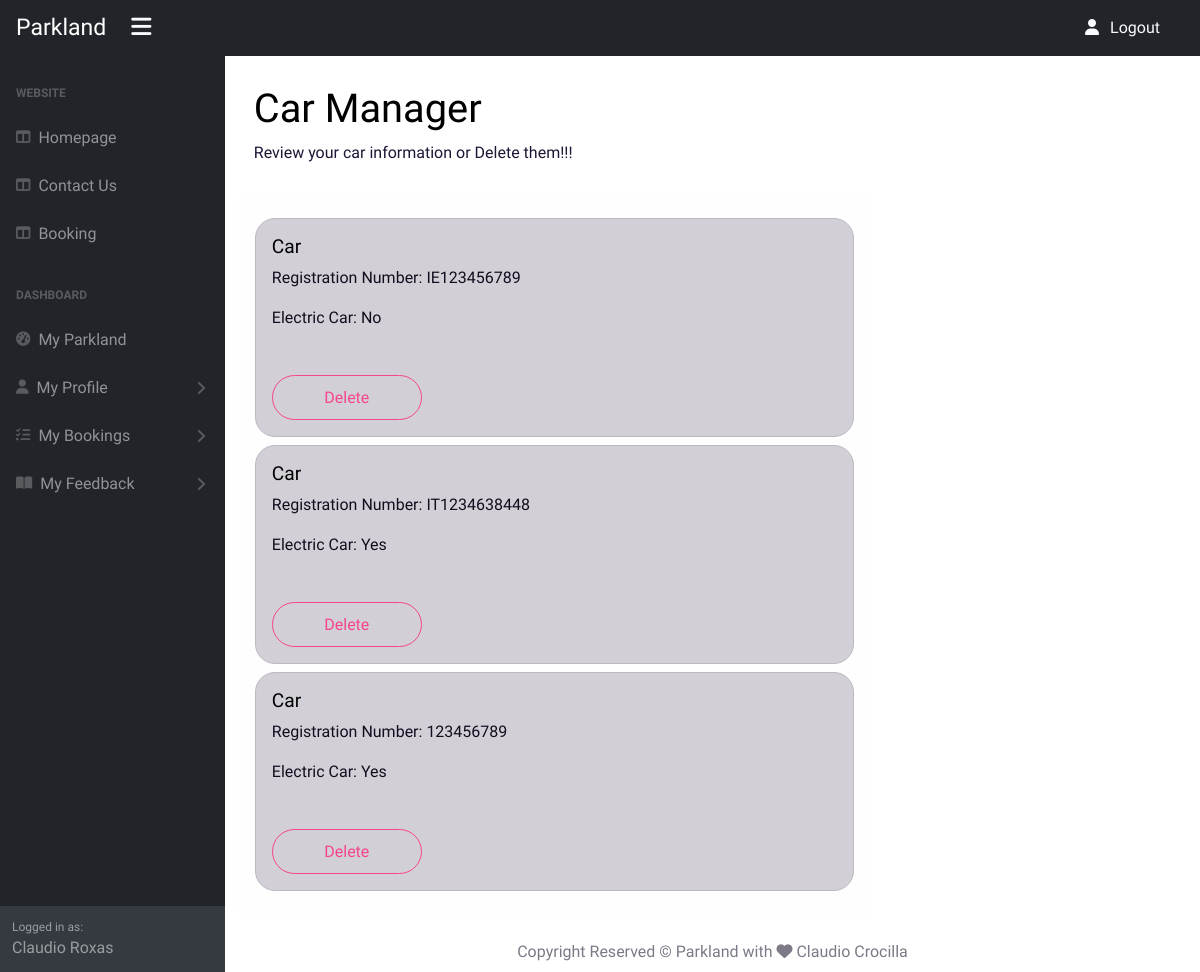
The page /dashboard/profile/car/list (signed in) on the database its author committed.
### car_park/models.py (models this page shows, shortened)
class Car(models.Model):
    user = models.ForeignKey(
        User,
        on_delete=models.CASCADE,
        related_name="cars"
        )
    is_electric = models.BooleanField(default=False)
    registration_number = models.CharField(max_length=12)

### dashboard/views.py (the view, shortened to what this page needs)
class ProfileCarListView(ListView):
    model = Car
    template_name = 'dashboard/profile-car-list.html'
    fields = '__all__'

### dashboard/templates/dashboard/profile-car-list.html (shortened to what this page needs)
{% extends 'dashboard/base.html' %}
{% load static %}
{% block content %}
{% if user.is_authenticated %}
<div class="text-dark">
    <h1 class="mt-4">Car Manager</h1>
    <ol class="breadcrumb mb-4">
        <li class="active">Review your car information or Delete them!!!</li>
    </ol>
    <div class="row d-flex">
        <div class="col-12 col-md-10 col-xl-8 col-xxl-6 alert alert-light">
            {% for car in car_list %}
            {% if car.user.id == user.id %}
            <div class="p-3 mb-2 mt-2 alert alert-dark rounded-3">
                <h5>Car</h5>
                <p>Registration Number: {{ car.registration_number }} </p>
                <p> Electric Car:
                    {% if car.is_electric %}
                    Yes
                    {% else %}
                    No
                    {% endif %}
                </p>
                <a class="btn btn-lg btn-minwidth btn-outline-danger rounded-pill mt-4"
                    href="{% url 'profile-car-delete' car.pk %}" aria-label="Delete">Delete</a>
            </div>
            {% endif %}
            {% endfor %}
        </div>
    </div>
</div>
{% endif %}
{% endblock %}

### dashboard/templates/dashboard/base.html (shortened to what this page needs)
{% load static %}
<!DOCTYPE html>
<html lang="en">
<head>
    {% block corecss %}
    <link href="https://cdn.jsdelivr.net/npm/bootstrap@5.1.3/dist/css/bootstrap.min.css" rel="stylesheet"
>
    <link href="{% static 'css/theme.css' %}" rel="stylesheet" type="text/css">
    <link href="{% static 'css/rating-stars.css' %}" rel="stylesheet" type="text/css">
    <link href="{% static 'css/custom-style.css' %}" rel="stylesheet" type="text/css">
    {% endblock %}
</head>
<body>
    <nav class="sb-topnav navbar navbar-expand sb-sidenav-dark ">
        <a class="fs-2 ps-3 text-decoration-none text-white" href="{% url 'homepage' %}"
            aria-label="Go to Homepage">Parkland</a>
        <button class="fs-2 btn btn-link btn-sm order-0 order-lg-0 mx-3 text-light text-decoration-none d-inline-block"
            id="sidebarToggle" href="#!" aria-label="Open Sidebar"><i class="fas fa-bars"></i></button>
        <ul class="navbar-nav ms-auto me-3">
            <li class="nav-item">
                <a class="nav-link text-light text-decoration-none" href="{% url 'account_logout' %}">
                    <i class="fas fa-user fa-fw me-2"></i>Logout
                </a>
            </li>
        </ul>
    </nav>
    <div id="layoutSidenav">
        <div id="layoutSidenav_nav">
            <nav class="sb-sidenav accordion sb-sidenav-dark" id="sidenavAccordion">
                <div class="sb-sidenav-menu">
                    <div class="nav">
                        <div class="sb-sidenav-menu-heading">Website</div>
                        <a class="nav-link" href="{% url 'homepage' %}">
                            <div class="sb-nav-link-icon"><i class="fas fa-columns"></i></div>
                            Homepage
                        </a>
                        <a class="nav-link" href="{% url 'contact' %}">
                            <div class="sb-nav-link-icon"><i class="fas fa-columns"></i></div>
                            Contact Us
                        </a>
                        {% if user.is_authenticated %}
                        <a class="nav-link" href="{% url 'searchparking' %}">
                            <div class="sb-nav-link-icon"><i class="fas fa-columns"></i></div>
                            Booking
                        </a>
                        <div class="sb-sidenav-menu-heading">Dashboard</div>
                        <a class="nav-link" href="{% url 'dashboard' %}">
                            <div class="sb-nav-link-icon"><i class="fas fa-tachometer-alt"></i></div>
                            My Parkland
                        </a>
                        <a class="nav-link collapsed" href="#" data-bs-toggle="collapse"
                            data-bs-target="#collapseLayouts" aria-expanded="false" aria-controls="collapseLayouts">
                            <div class="sb-nav-link-icon"><i class="fas fa-user"></i></div>
                            My Profile
                            <div class="sb-sidenav-collapse-arrow"><i class="fas fa-angle-down"></i></div>
                        </a>
                        <a class="nav-link collapsed" href="#" data-bs-toggle="collapse" data-bs-target="#collapsePages"
                            aria-expanded="false" aria-controls="collapsePages">
                            <div class="sb-nav-link-icon"><i class="fas fa-tasks"></i></div>
                            My Bookings
                            <div class="sb-sidenav-collapse-arrow"><i class="fas fa-angle-down"></i></div>
                        </a>
                        <a class="nav-link collapsed" href="#" data-bs-toggle="collapse"
                            data-bs-target="#collapseFeedback" aria-expanded="false" aria-controls="collapseFeedback">
                            <div class="sb-nav-link-icon"><i class="fas fa-book-open"></i></div>
                            My Feedback
                            <div class="sb-sidenav-collapse-arrow"><i class="fas fa-angle-down"></i></div>
                        </a>
                        {% endif %}
                    </div>
                </div>
                <div class="sb-sidenav-footer">
                    <div class="small">Logged in as:</div>
                    {% if not user.first_name or not user.last_name %}
                    {{ user }}
                    {% else %}
                    {{ user.first_name }}
                    {{ user.last_name }}
                    {% endif %}
                </div>
            </nav>
        </div>
        <div id="layoutSidenav_content">
            <div class="container-fluid px-4">
                {% block content %}
                {% endblock %}
            </div>
            <div class="py-2 mt-auto">
                <div class="container">
                    <div class="row">
                        <div class="col-12">
                            <div class="text-center">
                                <p class="mb-0">Copyright Reserved &copy; Parkland with&nbsp;<i
                                        class="fas fa-heart"></i>
                                    Claudio Crocilla
                                </p>
                            </div>
                        </div>
                    </div>
                </div>
            </div>
        </div>
    </div>
</body>
</html>

### static/css/custom-style.css (style rules this page uses)
::placeholder { color: #5B5A5E; opacity: 1; }
.sb-sidenav-dark { background-color: #181D31; }
.btn-minwidth { min-width: 150px; }
#layoutSidenav { display: flex; }
#layoutSidenav #layoutSidenav_nav { flex-basis: 225px; flex-shrink: 0; transition: transform 0.15s ease-in-out; z-index: 1038; transform: translateX(-225px); }
#layoutSidenav #layoutSidenav_content { position: relative; display: flex; flex-direction: column; justify-content: space-between; min-width: 0; flex-grow: 1; min-height: calc(100vh - 56px); margin-left: -225px; }
@media (min-width: 992px) { #layoutSidenav #layoutSidenav_nav { transform: translateX(0); } }
@media (min-width: 992px) { #layoutSidenav #layoutSidenav_content { margin-left: 0; transition: margin 0.15s ease-in-out; } }
.nav .nav-link .sb-nav-link-icon, .sb-sidenav-menu .nav-link .sb-nav-link-icon { margin-right: 0.5rem; }
.sb-topnav { padding-left: 0; height: 56px; z-index: 1039; }
.sb-sidenav { display: flex; flex-direction: column; height: 100%; flex-wrap: nowrap; }
.sb-sidenav .sb-sidenav-menu { flex-grow: 1; }
.sb-sidenav .sb-sidenav-menu .nav { flex-direction: column; flex-wrap: nowrap; }
.sb-sidenav .sb-sidenav-menu .nav .sb-sidenav-menu-heading { padding: 1.75rem 1rem 0.75rem; font-size: 0.75rem; font-weight: bold; text-transform: uppercase; }
.sb-sidenav .sb-sidenav-menu .nav .nav-link { display: flex; align-items: center; padding-top: 0.75rem; padding-bottom: 0.75rem; position: relative; }
.sb-sidenav .sb-sidenav-menu .nav .nav-link .sb-nav-link-icon { font-size: 0.9rem; }
.sb-sidenav .sb-sidenav-menu .nav .nav-link .sb-sidenav-collapse-arrow { display: inline-block; margin-left: auto; transition: transform 0.15s ease; }
.sb-sidenav .sb-sidenav-menu .nav .nav-link.collapsed .sb-sidenav-collapse-arrow { transform: rotate(-90deg); }
.sb-sidenav .sb-sidenav-footer { padding: 0.75rem; flex-shrink: 0; }
.sb-sidenav-dark { background-color: #212529; color: rgba(255, 255, 255, 0.5); }
.sb-sidenav-dark .sb-sidenav-menu .sb-sidenav-menu-heading { color: rgba(255, 255, 255, 0.25); }
.sb-sidenav-dark .sb-sidenav-menu .nav-link { color: rgba(255, 255, 255, 0.5); }
.sb-sidenav-dark .sb-sidenav-menu .nav-link .sb-nav-link-icon { color: rgba(255, 255, 255, 0.25); }
.sb-sidenav-dark .sb-sidenav-menu .nav-link .sb-sidenav-collapse-arrow { color: rgba(255, 255, 255, 0.25); }
.sb-sidenav-dark .sb-sidenav-footer { background-color: #343a40; }

### rows shown on the page
Car: registration_number "IE123456789", is_electric "No"
Car: registration_number "IT1234638448", is_electric "Yes"
Car: registration_number "123456789", is_electric "Yes"

### other values the page prints
{{ user.first_name }} "Claudio"
{{ user.last_name }} "Roxas"
